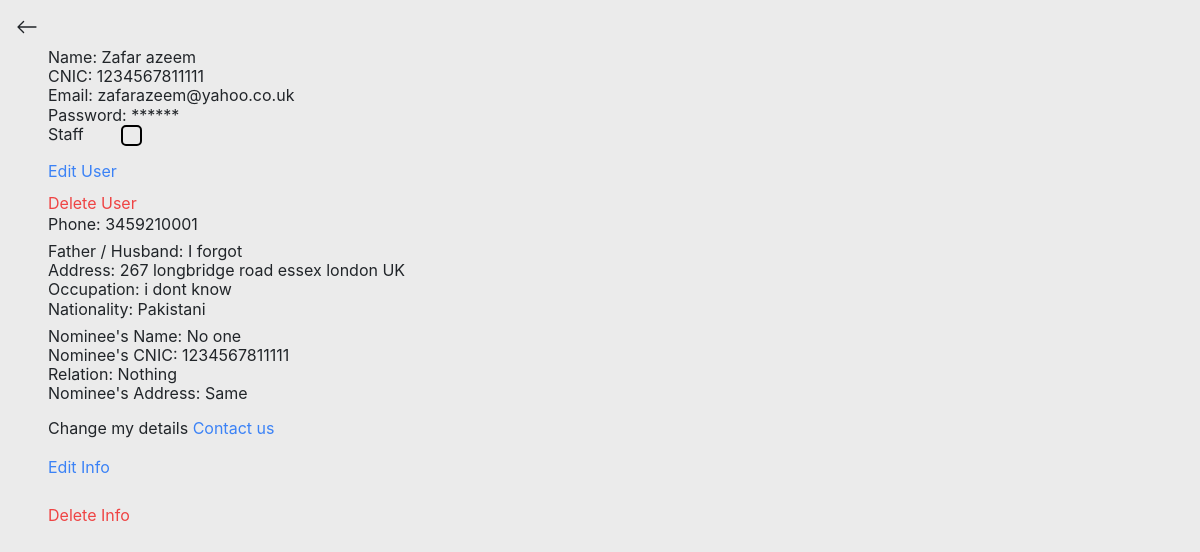
Screenshot of /info/7 (signed in) with the database file from the repository.
### app/models.py (models this page shows)
class User(AbstractUser):
    cnic = models.IntegerField()
    manage = models.TextField()

class UserDetails(models.Model):
    cnic = models.IntegerField()
    fullName = models.TextField()
    name = models.TextField()
    email = models.TextField()
    address = models.CharField(max_length=10000)
    phone = models.IntegerField()
    occ = models.TextField()
    nat = models.TextField()
    nominee = models.ForeignKey('Nominee', on_delete=models.CASCADE)

class Nominee(models.Model):
    name = models.TextField()
    address = models.CharField(max_length=10000)
    cnic = models.IntegerField()
    relation = models.TextField()

### app/views.py (the view)
# urls.py: path("info/<int:id>", views.info, name="info"),
@login_required(login_url="/login")
def info(request, id):
    if len(User.objects.all().filter(pk = id)) != 1:
        return redirect('/')
    if len(UserDetails.objects.all().filter(cnic = User.objects.get(pk = id).cnic)) == 1:
        return render(request, "info.html", {
            "info": UserDetails.objects.get(cnic = User.objects.get(pk = id).cnic),
            "iuser": User.objects.get(pk = id)
        })
    else:
        return render(request, "info.html", {
            "check": True,
            "iuser": User.objects.get(pk = id)
        })

### app/templates/info.html (shortened to what this page needs)
{% extends 'layout.html' %}
{% block body %}
    <div>
        <div class="m-12">
            <h1>Name: {{iuser.first_name}} {{iuser.last_name}}</h1>
            <h1>CNIC: {{iuser.cnic}}</h1>
            <h1>Email: {{iuser.email}}</h1>
            <h1 id="hidden">Password: ****** {% if iuser.cnic == request.user.cnic %} <a class="text-blue-500" href="/pass">Change password</a>{% endif %}</h1>
            {% if request.user.manage == "True" and request.user.cnic != iuser.cnic %}
            <form id="staff" class="flex justify-between" action="/staff/view/{{iuser.id}}" method="post">
                <h1>Staff</h1>
                <label class="container">
                    <div class="checkmark"></div>
                  </label>
            </form>
            {% endif %}
            {% if request.user.manage == "True" %}
            <div class="my-2">
                <a class="text-blue-500 mt-3" href="/edit/user/{{iuser.id}}">
                    Edit User
                </a>
            </div>
            <a class="text-red-500 mt-3" href="/delete/user/{{iuser.id}}">
                Delete User
            </a>
            {% endif %}
            {% if check %}
            <a class="" href="/contact">
                <h1 class="mt-4">Looks like we dont have any info on you ! please <span class="text-blue-500">Contact us</span> too add yours</h1>
            </a>
            {% if request.user.manage == "True" %}
            <div class="pt-3 text-blue-500">
                <a href="/new/info">Add info</a>
            </div>
            {% endif %}
            {% else %}
                <h1 class="pb-2">Phone: {{info.phone}}</h1>
                <h1>Father / Husband: {{info.name}}</h1>
                <h1>Address: {{info.address}}</h1>
                <h1>Occupation: {{info.occ}}</h1>
                <h1 class="pb-2">Nationality: {{info.nat}}</h1>
                <h1>Nominee's Name: {{info.nominee.name}}</h1>
                <h1>Nominee's CNIC: {{info.nominee.cnic}}</h1>
                <h1>Relation: {{info.nominee.relation}}</h1>
                <h1>Nominee's Address: {{info.nominee.address}}</h1>
                <div class="pt-3">
                    <a href="/contact">
                        <h1>Change my details <span class="text-blue-500">Contact us</span></h1>
                    </a>
                    <div class="pt-3">
                        {% if request.user.manage == "True" %}
                        <div>
                            <a href="/edit/info/{{info.id}}" class="text-blue-500">
                                Edit Info
                            </a>
                        </div>
                            <br>
                            <a href="/delete/info/{{info.id}}" class="text-red-500 ">
                                Delete Info
                            </a>
                        {% endif %}
                    </div>
                </div>
            {% endif %}
        </div>
    </div>
{% endblock %}

### app/templates/layout.html (style rules this page uses)
body { background-color: #ebebeb; overflow-x: hidden; }
.container { display: block; position: relative; cursor: pointer; font-size: 20px; user-select: none; -webkit-tap-highlight-color: transparent; }
.checkmark { position: relative; top: 0; left: 0; height: 0.9em; width: 0.9em; background-color: #2196F300; border-radius: 0.25em; transition: all 0.25s; }
.checkmark:after { content: ""; position: absolute; transform: rotate(0deg); border: 0.1em solid black; left: 0; top: 0; width: 1.05em; height: 1.05em; border-radius: 0.25em; transition: all 0.25s, border-width 0.1s; }

### rows the page displays
User: first_name "Zafar", last_name "azeem", cnic "1234567811111", email "zafarazeem@yahoo.co.uk"
UserDetails: phone "3459210001", name "I forgot", address "267 longbridge road essex london UK", occ "i dont know", nat "Pakistani", nominee.name "No one", nominee.cnic "1234567811111", nominee.relation "Nothing", nominee.address "Same"
